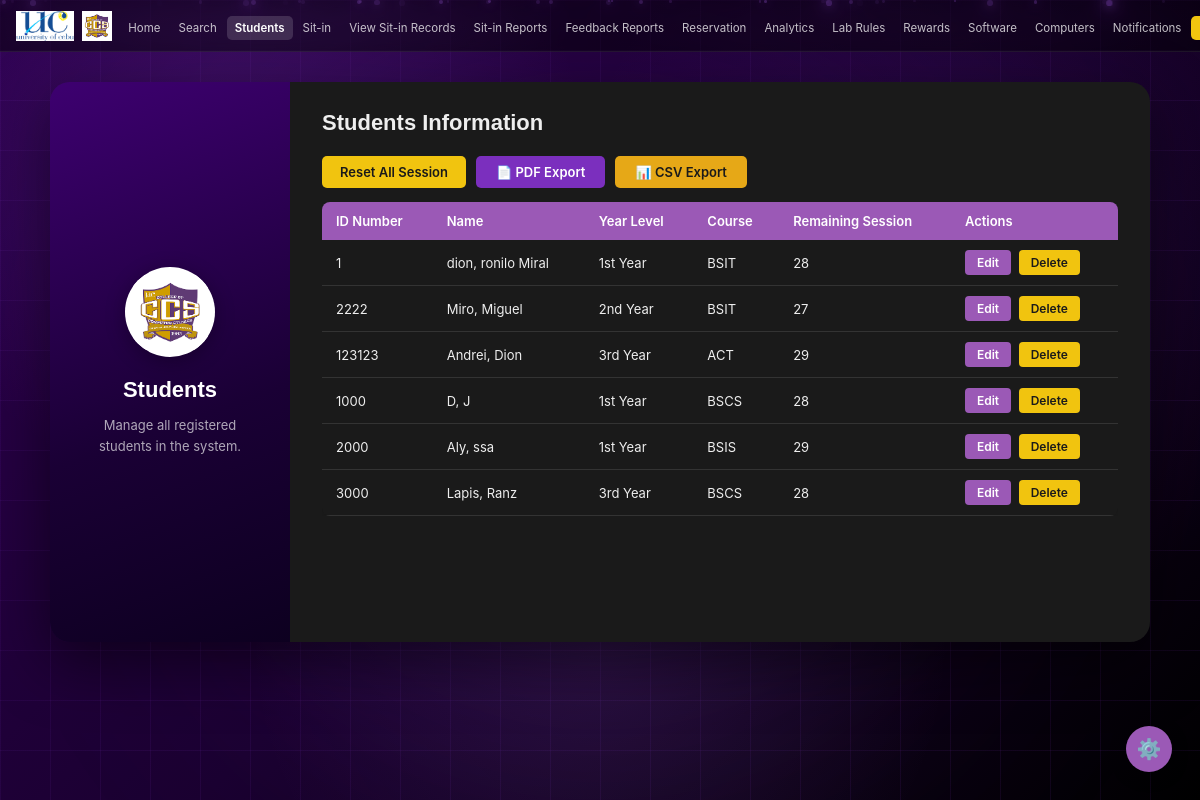
Page /admin/students (signed in) on the earlier database version.
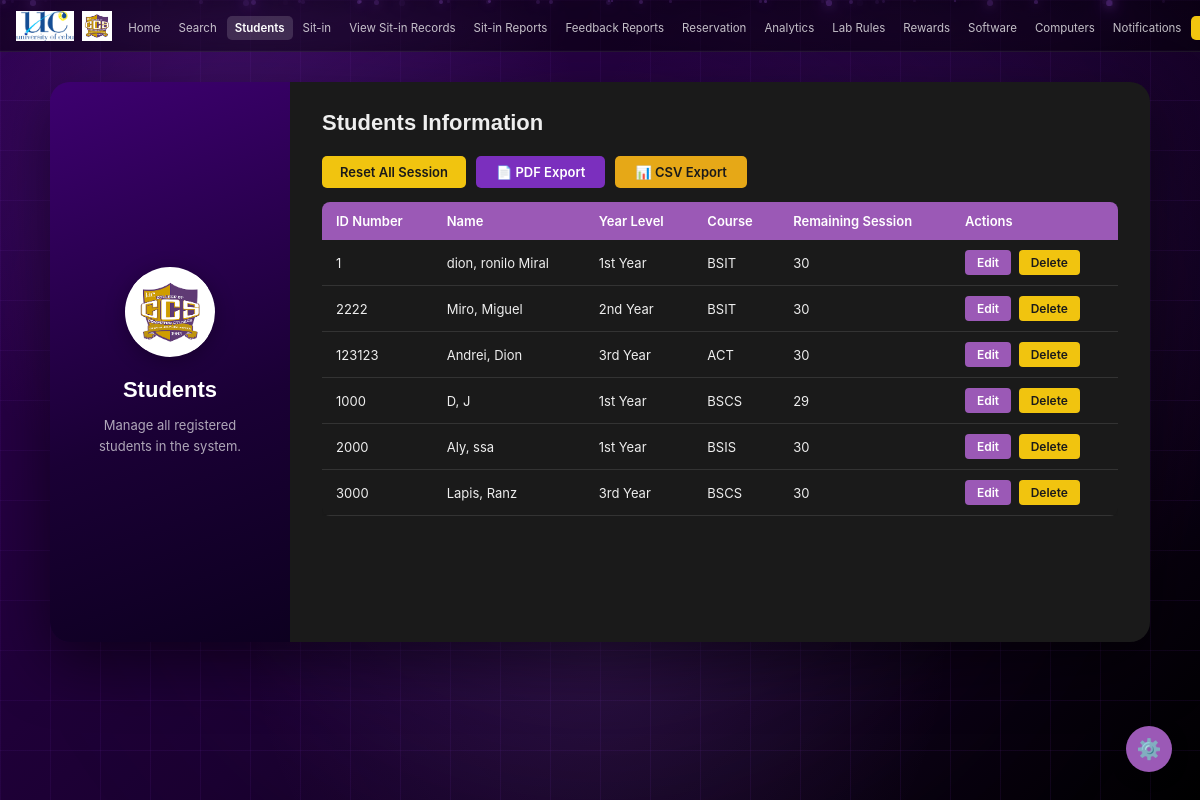
Same page on the later database version.
### tables this page shows
CREATE TABLE users (
        id INTEGER PRIMARY KEY AUTOINCREMENT,
        idnum TEXT NOT NULL UNIQUE,
        lastname TEXT NOT NULL,
        firstname TEXT NOT NULL,
        midname TEXT,
        email TEXT NOT NULL UNIQUE,
        course TEXT NOT NULL,
        level TEXT NOT NULL,
        address TEXT NOT NULL,
        password TEXT NOT NULL,
        sessions INTEGER NOT NULL DEFAULT 30,
        photo TEXT DEFAULT NULL
    );

### app.py (the view)
@app.route('/admin/students')
def admin_students():
    if not admin_required():
        return redirect(url_for('login'))
    conn = get_db()
    students = conn.execute("SELECT * FROM users WHERE email!='admin@ccs.com'").fetchall()
    conn.close()
    return render_template('admin/students.html', students=students)

### app.py (called while the page is built, shortened)
def get_db():
    conn = sqlite3.connect(os.path.join(BASE_DIR, 'database.db'))
    conn.row_factory = sqlite3.Row
    return conn

@app.before_request
def csrf_protect():
    if 'csrf_token' not in session:
        session['csrf_token'] = secrets.token_hex(16)
    if request.method == "POST":
        token = session.get('csrf_token', '')
        form_token = request.form.get('csrf_token', '')
        if not token or token != form_token:
            flash('Invalid request. Please try again.', 'error')
            return redirect(request.url)

@app.context_processor
def inject_unread_count():
    if 'user_id' in session and session.get('role') == 'admin':
        conn = get_db()
        count = conn.execute('''
            SELECT COUNT(*) FROM notifications
            WHERE is_read = 0 AND idnum = ?
        ''', (session['user_idnum'],)).fetchone()[0]
        conn.close()
        return dict(unread_count=count)
    return dict(unread_count=0)

def admin_required():
    return 'user_id' in session and session.get('role') == 'admin'

### templates/admin/students.html (shortened to what the changed rows need)
<!DOCTYPE html>
<html lang="en">
<head>
  <link rel="stylesheet" href="{{ url_for('static', filename='style.css') }}" />
</head>
<body>
  <main class="admin-main">
    <div class="admin-split-card">
      <div class="split-left">
        <h2 class="split-title">Students</h2>
      </div>
      <div class="split-right">
        <h2 class="form-title">Students Information</h2>
        <div class="table-wrap">
          <table class="admin-table">
            <thead>
              <tr>
                <th>ID Number</th>
                <th>Name</th>
                <th>Year Level</th>
                <th>Course</th>
                <th>Remaining Session</th>
                <th>Actions</th>
              </tr>
            </thead>
            <tbody>
              {% for s in students %}
              <tr>
                <td>{{ s['idnum'] }}</td>
                <td>{{ s['lastname'] }}, {{ s['firstname'] }} {{ s['midname'] }}</td>
                <td>{{ s['level'] }}</td>
                <td>{{ s['course'] }}</td>
                <td>{{ s['sessions'] }}</td>
                <td>
                  <a href="{{ url_for('edit_student', id=s['id']) }}" class="btn-edit">Edit</a>
                  <a href="{{ url_for('delete_student', id=s['id']) }}" class="btn-delete"
                     onclick="return confirm('Delete this student?')">Delete</a>
                </td>
              </tr>
              {% else %}
              <tr><td colspan="6" class="no-data">No students registered yet.</td></tr>
              {% endfor %}
            </tbody>
          </table>
        </div>
      </div>
    </div>
  </main>
</body>
</html>

Differences in the rows shown:
changed users "dion": sessions "28" → "30"
changed users "Miro": sessions "27" → "30"
changed users "Andrei": sessions "29" → "30"
changed users (number 4 of 6 on the later page): sessions "28" → "29"
changed users "Aly": sessions "29" → "30"
changed users "Lapis": sessions "28" → "30"
